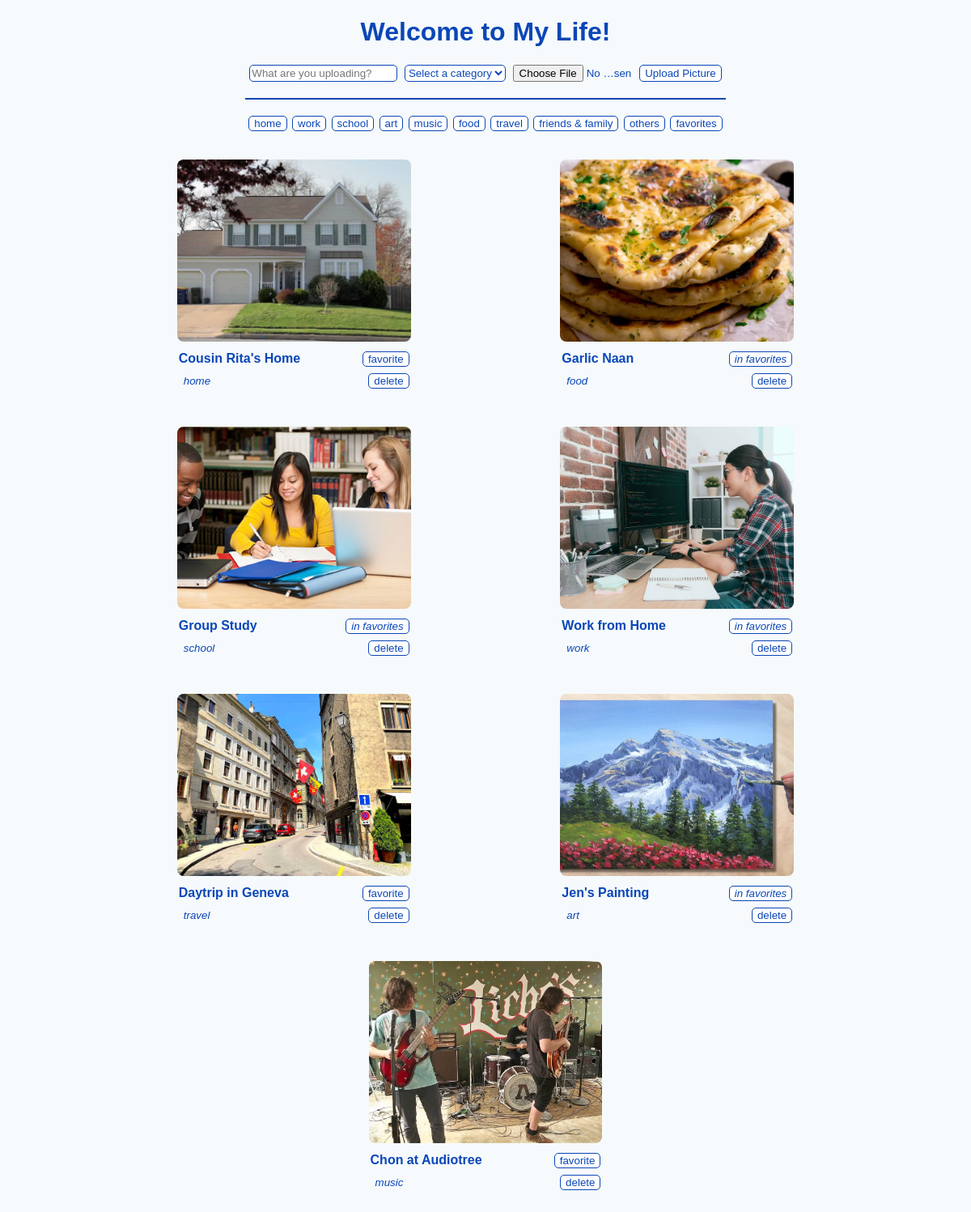
The page / on the database its author committed.
### app/models.py (models this page shows)
class SavedImages(db.Model):
    id = db.Column(db.Integer, primary_key=True)
    title = db.Column(db.Text, unique=True, nullable=False)
    category = db.Column(db.Text, nullable=False)
    filename = db.Column(db.Text, unique=True, nullable=False)
    favorite = db.Column(db.Boolean, default=False, nullable=False)

### app/routes.py (the view)
@app.route('/')
def home():
    print('home')
    allImages = getImages()
    return render_template('index.html', images=allImages)

### app/helper.py (called while the page is built)
def getImages(category=None, favorites=False):
    if favorites is True:          # return favorited images
        if not SavedImages.query.filter_by(favorite=True): allImages = []
        else: allImages = SavedImages.query.filter_by(favorite=True)
    elif category is None:        # no category mentioned -> show all images
        if not SavedImages.query.all(): allImages = []
        else: allImages = SavedImages.query.all()
    else:                       # shows images of given category
        if not SavedImages.query.filter_by(category=category): allImages = []
        else: allImages = SavedImages.query.filter_by(category=category)
    for image in allImages:     # path for images inside uploads folder
        image.filename = 'uploads/' + image.filename
    return allImages

### app/templates/index.html (shortened to what this page needs)
{% extends 'base.html' %}
{% block content %}
<h1 onClick="location.href='/'"><span id="title"> Welcome to My Life! </span></h1>
<form id="imageForm" action="/" enctype="multipart/form-data" method="POST">
    <input type="text" id="title" name="title" placeholder="What are you uploading?" required />
    <select id="category" name="category" placeholder="tags" required >
        <option disabled selected value> Select a category </option>
    </select>
    <input type="file" id="picture" name="picture" required />
    <input type="submit" id="submit" value="Upload Picture" />
</form>
<hr>
<div class="categories">
    <button id="home" onClick="location.href='/tags/home'"> home </button>
    <button id="work" onClick="location.href='/tags/work'"> work </button>
    <button id="school" onClick="location.href='/tags/school'"> school </button>
    <button id="art" onClick="location.href='/tags/art'"> art </button>
    <button id="music" onClick="location.href='/tags/music'"> music </button>
    <button id="food" onClick="location.href='/tags/food'"> food </button>
    <button id="travel" onClick="location.href='/tags/travel'"> travel </button>
    <button id="friends & family" onClick="location.href='/tags/friends&family'"> friends & family </button>
    <button id="others" onClick="location.href='/tags/others'"> others </button>
    <button id="favorites" onClick="location.href='/favorites'"> favorites </button>
</div>
{% include 'images.html' %}
{% endblock %}

### app/templates/base.html (shortened to what this page needs)
<!DOCTYPE html>
<html lang="en">
<head>
    <link rel="stylesheet" type="text/css" href="{{ url_for('static', filename='style.css') }}" />
</head>
<body>
    {% block content %} {% endblock %}
</body>
</html>

### app/templates/images.html
<div class="cards">
    {% for image in images %}
    <div class="card">
        <img id="photo" src="{{ url_for('static', filename=image.filename) }}" alt="{{ imgName }}" />
        <div class="card-title">
            <b> {{ image.title }} </b>
            {% if image.favorite == True %}
            <button id="favorited" onClick="location.href='/favorite/{{ image.id }}'"><i> in favorites </i></button>
            {% else %}
            <button id="favorite" onClick="location.href='/favorite/{{ image.id }}'"> favorite </button>
            {% endif %}
        </div>
        <div class="card-category">
            <button id="category" onClick="location.href='/tags/{{ image.category }}'"><i> {{ image.category }} </i></button>
            <button id="delete" onClick="location.href='/delete/{{ image.id }}'"> delete </button>
        </div>
    </div>
    {% endfor %}
</div>

### app/static/style.css (style rules this page uses)
body { background: #F6FAFC; font-family: 'Lucida Sans', 'Lucida Sans Regular', 'Lucida Grande', 'Lucida Sans Unicode', Geneva, Verdana, sans-serif; color: #0A46B7; }
h1, h3#error { text-align: center; }
span#title { cursor: pointer; }
form { width: 50%; margin: 20px auto; display: flex; justify-content: space-around; }
input#title, #category, #submit, button { border-radius: 5px; border: 1px solid #0A46B7; background: #fff; color: #0A46B7; cursor: pointer; }
input#picture { width: 25%; }
hr { width: 50%; border: 1px solid #0A46B7; background: #0A46B7; }
.categories { width: 50%; margin: 20px auto; display: flex; justify-content: space-around; }
.cards { width: 80%; margin: 10px auto; display: flex; flex-wrap: wrap; justify-content: space-around; }
.card { width: 30.5%; height: 300px; margin: 15px; }
img#photo { border-radius: 8px; width: 100%; height: 75%; object-fit: cover; }
button#category { border: 0px; background: #F6FAFC; }
.card-title { margin: 8px 2px; display: flex; justify-content: space-between; }
.card-category { margin: 8px 2px; display: flex; justify-content: space-between; }

### rows shown on the page
SavedImages: filename (picture), title "Cousin Rita's Home", category "home"
SavedImages: filename (picture), title "Garlic Naan", category "food"
SavedImages: filename (picture), title "Group Study", category "school"
SavedImages: filename (picture), title "Work from Home", category "work"
SavedImages: filename (picture), title "Daytrip in Geneva", category "travel"
SavedImages: filename (picture), title "Jen's Painting", category "art"
SavedImages: filename (picture), title "Chon at Audiotree", category "music"
